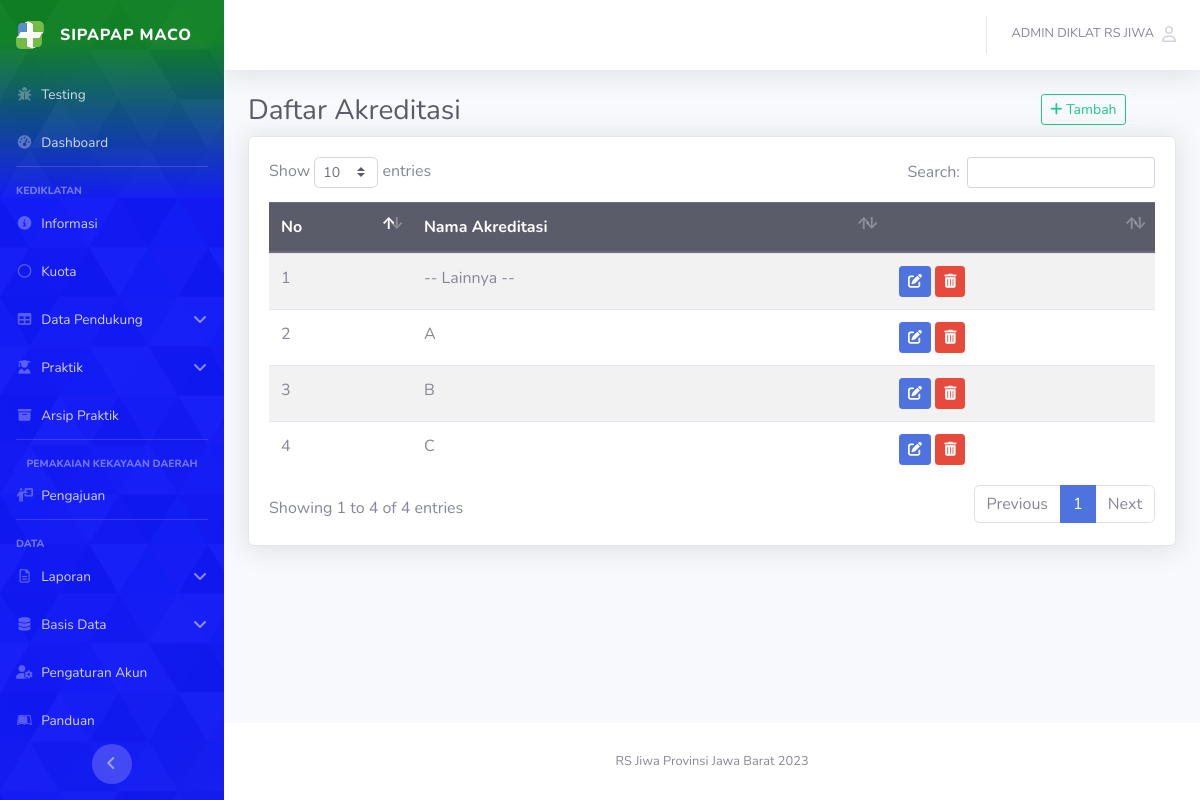
/?akr (signed in), run on the app's committed database.
### tables this page shows
CREATE TABLE `tb_akreditasi` (
  `id_akreditasi` int(11) NOT NULL,
  `nama_akreditasi` text NOT NULL
);

### _admin/view/v_akreditasi.php (the view, shortened to what this page needs)
<div class="container-fluid">
    <div class="row">
        <div class="col-lg-10">
            <h1 class="h3 mb-2 text-gray-800">Daftar Akreditasi</h1>
        </div>
        <div class="col-lg-2">
            <a class='btn btn-outline-success btn-sm href=' #' data-toggle='modal' data-target='#akr_i_m'>
                <i class="fas fa-plus"></i> Tambah
            </a>
        </div>
    </div>
    <div class="card shadow mb-4">
        <div class="card-body">
            <?php
            $sql_akreditasi = "SELECT * FROM tb_akreditasi order by nama_akreditasi ASC";
            $q_akreditasi = $conn->query($sql_akreditasi);
            $r_akreditasi = $q_akreditasi->rowCount();
            if ($r_akreditasi > 0) {
            ?>
                <div class="table-responsive">
                    <table class="table table-striped" id="dataTable">
                        <thead class="thead-dark">
                            <tr>
                                <th scope='col'>No</th>
                                <th>Nama Akreditasi</th>
                                <th></th>
                            </tr>
                        </thead>
                        <tbody>
                            <?php
                            $no = 1;
                            while ($d_akreditasi = $q_akreditasi->fetch(PDO::FETCH_ASSOC)) {
                            ?>
                                <tr>
                                    <td><?= $no; ?></td>
                                    <td><?= $d_akreditasi['nama_akreditasi']; ?></td>
                                    <td>
                                        <a title="Ubah" class='btn btn-primary btn-sm' href='#' data-toggle='modal' data-target='<?= "#akr_u_m" . $d_akreditasi['id_akreditasi']; ?>'>
                                            <i class="fas fa-edit"></i>
                                        </a>
                                        <a title="Hapus" class='btn btn-danger btn-sm' href='#' data-toggle='modal' data-target='<?= "#akr_d_m" . $d_akreditasi['id_akreditasi']; ?>'>
                                            <i class="fas fa-trash-alt"></i>
                                        </a>
                                    </td>
                                </tr>
                            <?php
                                $no++;
                            }
                            ?>
                        </tbody>
                    </table>
                </div>
            <?php
            } else {
            ?>
                <h3> Data Akreditasi Tidak Ada</h3>
            <?php
            }
            ?>
        </div>
    </div>
</div>

### _add-ons/cssCustom.css (style rules this page uses)
.bg-sipapapmaco-abstrack1 { background-color: #5B8BCC; background-attachment: fixed; background-size: cover; }
#dataTable { width:100% !important; }
table { width: 100% !important; }

### data on the page
tb_akreditasi: nama_akreditasi "-- Lainnya --"
tb_akreditasi: nama_akreditasi "A"
tb_akreditasi: nama_akreditasi "B"
tb_akreditasi: nama_akreditasi "C"

### other printed values
$_SESSION['nama_user'] "ADMIN DIKLAT RS JIWA"
